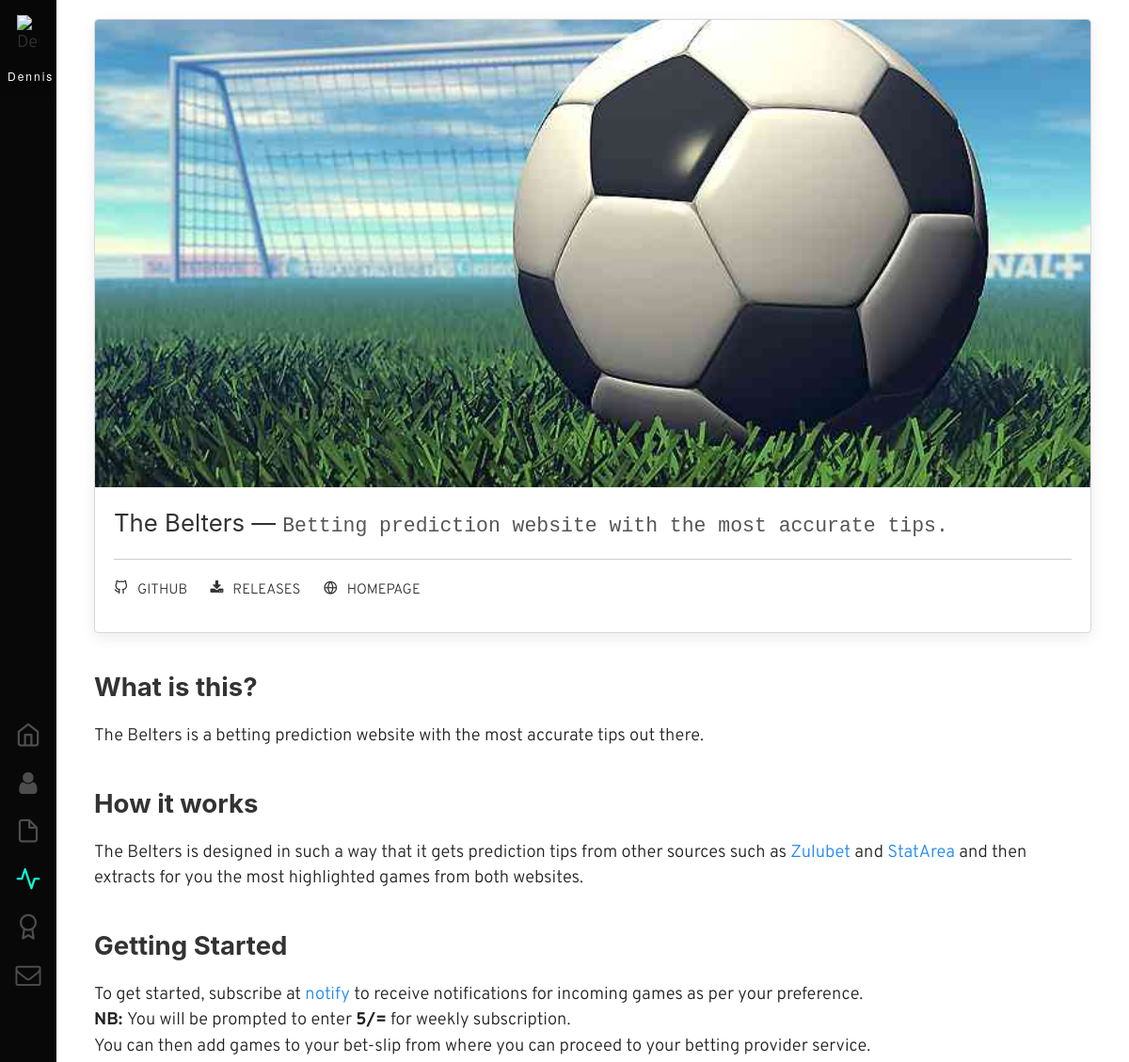
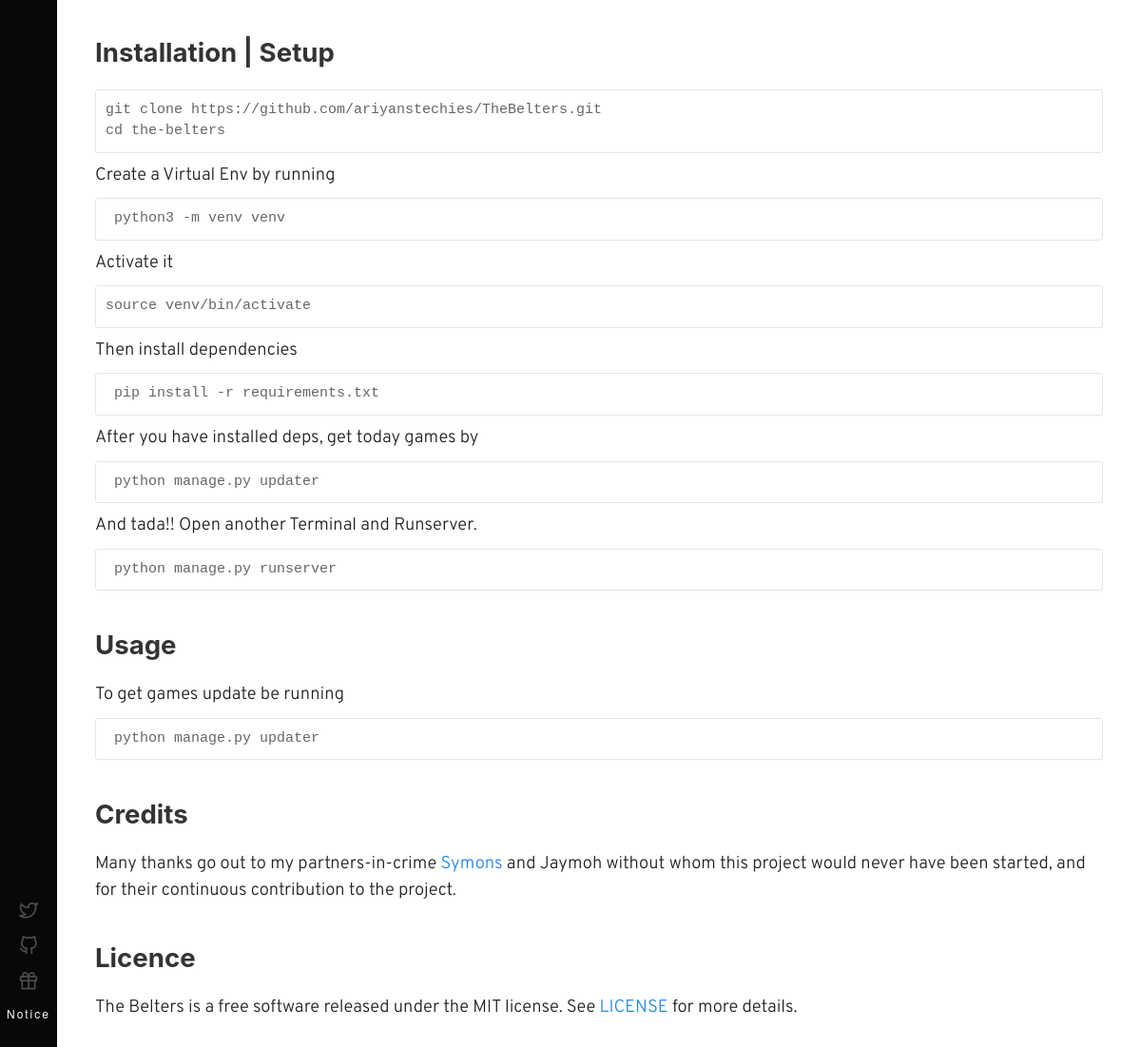
The app's page /projects/the-belters/ with its own data (2 pictures, top to bottom).
### base/models.py (models this page shows, shortened)
class Project(models.Model):
    name = models.CharField(max_length=40)
    slug_name = models.SlugField()
    intro = models.TextField()
    subtitle = models.CharField(max_length=150)
    options = [
        ('web', 'web'),
        ('games', 'games'),
        ('plugins', 'plugins'),
        ('design', 'art & design'),
        ('deepshit', 'deepshit')]
    category = models.CharField(max_length=4, choices=options, default='code')
    preview = models.CharField(max_length=150)
    open_source = models.BooleanField(default=False)
    options = [('maintained', 'maintained'),
               ('unmaintained', 'unmaintained')]
    status = models.CharField(
        max_length=12, choices=options, default='maintained')
    source = models.CharField(blank=True, max_length=40)
    source_url = models.URLField(blank=True)
    releases = models.CharField(blank=True, max_length=40)
    release_url = models.URLField(blank=True)
    homepage = models.CharField(blank=True, max_length=40)
    homepage_url = models.URLField()
    description = models.TextField()
    works = models.TextField()
    get_started = models.TextField()
    has_installation = models.BooleanField(default=False)
    installation = models.TextField(blank=True)
    usage = models.TextField(blank=True)
    credits = models.TextField()
    license = models.TextField()
    created_date = models.DateTimeField(editable=False, default=timezone.now)

### base/views.py (the view)
# urls.py: path('projects/<slug:name>/', views.project_details, name='more'),
def project_details(request, name):
    project = get_object_or_404(Project, slug_name=name)
    return render(request, "projects/show.html", {"project": project})

### base/templates/projects/show.html (shortened to what this page needs)
{% extends 'base.html' %}
{% load staticfiles %}
{% block content %}
<div class="project-preview">
	<div class="preview_card">
		<div class="card-image">
		<div class="img-container preview-for-desktop">
			<img class="align-center" src="../../static/projects/{{ project.preview }}" alt="{{ project.name }} preview">
		</div>
	</div>
		<div class="card-body">
			<h1>{{ project.name }} — <span class="subtitle">{{ project.subtitle }}</span></h1>
			<hr>
			{% if project.open_source %}
			<a href="{{ project.source_url }}" target="_blank" class="nicehover text-upper"><i class="icon-{{ project.source }} small-right"></i>{{ project.source }}</a>
			<a href="{{ project.release_url }}" target="_blank" class="nicehover text-upper"><i class="icon-download small-right"></i>{{ project.releases }}</a>
			{% endif %}
			<a href="{{ project.homepage_url }}" target="_blank" class="nicehover text-upper"><i class="icon-web small-right"></i>{{ project.homepage }}</a>
		</div>
	</div>
	<h2>What is this?</h2>
	<p>{{ project.name }} {{ project.description | safe }}</p>
	<h2>How it works</h2>
	<p>{{ project.works | safe }}</p>
	<h2>Getting Started</h2>
	<p>{{ project.get_started | safe }}</p>
	{% if project.has_installation %}
	<h2>Installation | Setup</h2>
	{{ project.installation | safe }}
	<h2>Usage</h2>
	{{ project.usage | safe }}
	{% endif %}
	<h2>Credits</h2>
	<p>{{ project.credits | safe }}</p>
	{% if project.open_source %}
	<h2>Licence</h2>
	<p>{{ project.name }} is a free software released under the MIT license. See
	<a href="{{ project.source_url }}/blob/master/LICENSE" target="_blank" class="link-blue">
	LICENSE</a> for more details.
	</p>
	{% endif %}
	<br>
</div>
{% endblock %}

### base/static/css/main.css (style rules this page uses)
[class^="icon-"], [class*=" icon-"] { font-family: 'icomoon' !important; speak: none; font-style: normal; font-weight: normal; font-variant: normal; text-transform: none; line-height: 1; -webkit-font-smoothing: antialiased; -moz-osx-font-smoothing: grayscale; }
.icon-web:before { content: "\e912"; }
.icon-github:before { content: "\e904"; }
.icon-download:before { content: "\f019"; }
a { color: #333; text-decoration: none; cursor: pointer; }
html, body { color: #222; background-color: #FFFFFF; font-size: 1.0725em; font-family: "Overpass"; font-style: normal; font-weight: 300; line-height: 1.5; -webkit-text-size-adjust: 100%; -ms-text-size-adjust: 100%; height: 100%; }
.small-right { margin-right: 10px !important; font-size: unset; }
hr { display: block; height: 1px; border: 0; border-top: 1px solid #ccc; margin: 1em 0; box-sizing: content-box; }
.link-blue { color: #1e87f0 !important; }
.text-upper { text-transform: uppercase; }
.subtitle { color: #555; font-size: 1.25rem; font-family: monospace; }
* { margin: 0; padding: 0; -webkit-box-sizing: border-box; box-sizing: border-box; }
.card-image { display: block; position: relative; width: 100% }
.img-container { display: block; height: 0; position: relative; overflow: hidden; padding-top: 75%; margin: 0 auto; }
.img-container img { border-top-left-radius: 4px; border-top-right-radius: 4px; color: transparent; position: absolute; bottom: 0; left: 0; top: 0; border: 0; width: 100%; height: 100%; object-fit: cover; max-width: 100%; }
.nicehover { position: relative; }
.nicehover::before { content: ""; position: absolute; bottom: 0; left: 0; right: 100%; border-bottom: 1px solid #333; transition: right .3s ease-out; }
.project-preview { height: 100%; margin-bottom: 20px !important; padding-left: 40px; padding-right: 40px; }
.project-preview h1, .project-preview h2 { margin: 0 0 20px 0; font-family: -apple-system, BlinkMacSystemFont, "Segoe UI", Roboto, "Helvetica Neue", Arial, sans-serif; font-weight: 400; color: #333; text-transform: none; }
.preview_card { margin-top: 20px !important; background: #FFFFFF; color: #666; box-shadow: 0 5px 15px rgba(0, 0, 0, .08); position: relative; transition: box-shadow .1s ease-in-out; border-radius: 4px; border: 1px solid #d8d8d8; }
.align-center { margin-left: auto; margin-right: auto; display: block; }
.card-body { padding: 20px 20px 30px 20px; }
.card-body h1 { font-size: 1.5rem; line-height: 1.4; }
.card-body a { margin-right: 20px !important; line-height: 1.5; transition: .1s ease-in-out; transition-property: color, background-color, border-color; vertical-align: middle; font-size: .875rem; display: inline-block; text-align: center; border: none; border-radius: 0; overflow: visible; }
.project-preview h2 { line-height: 1.3; margin-top: 40px; font-weight: bold; }
pre { font: .875rem/1.5 Consolas, monaco, monospace; color: #666; -moz-tab-size: 4; tab-size: 4; overflow: auto; padding: 10px; border: 1px solid #e5e5e5; border-radius: 3px; background: #fff; margin: 10px 0 10px 0; }
pre code { font-family: Consolas, monaco, monospace; }
@media (min-width: 768px) { .img-container.preview-for-desktop { padding-top: 60%; } }
@media (min-width: 900px) { .img-container.preview-for-desktop { padding-top: 50%; } }
@media (min-width: 960px) { .img-container.preview-for-desktop { padding-top: 60%; } }
@media (min-width: 1100px) { .img-container.preview-for-desktop { padding-top: 55%; } }
@media (min-width: 1200px) { .img-container.preview-for-desktop { padding-top: 47%; } }

### records on screen
Project: preview (picture), name "The Belters", subtitle "Betting prediction website with the most accurate tips.", source "GITHUB", releases "RELEASES", homepage "HOMEPAGE", description "is a betting prediction website with the most accurate tips out there.", works "The Belters is designed in such a way that it gets prediction tips from other sources such as Zulubet and StatArea and then extracts for you the most highlighted games from both websites.", get_started "To get started, subscribe at notify to receive notifications for incoming games as per your preference. NB: You will be prompted to enter 5/= for weekly subscription. You can then add games to your bet-slip from where you can proceed to your betting provider service.", installation "git clone https://github.com/ariyanstechies/TheBelters.git cd the-belters Create a Virtual Env by running python3 -m venv venv Activate it source venv/bin/activate Then install dependencies pip install -r requirements.txt After you have installed deps, get today games by python manage.py updater And tada!! Open another Terminal and Runserver. python manage.py runserver", usage "To get games update be running python manage.py updater", credits "Many thanks go out to my partners-in-crime Symons and Jaymoh without whom this project would never have been started, and for their continuous contribution to the project."
